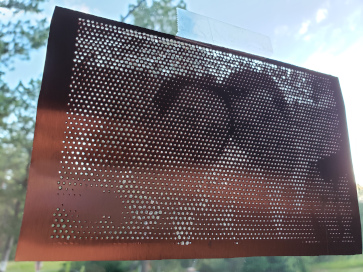
#> input picture example.jpg, 363 x 272 px
$ python stab.py example.jpg
#> lines starting #> are read from the running program, lines starting #| are printed output that depends on the picture; long printed decimals are rounded
from PIL import Image, ImageDraw, ImageColor
import sys

if len(sys.argv)<2:
  print("usage: {} <filename>".format(sys.argv[0]))
  sys.exit(1)

filename=sys.argv[1]

gcode_line_number=0

image = Image.open(filename)
#> image is the input picture: PIL image 363x272 RGB; mean R, G, B 116.1, 109.3, 112.4

print("The size of the Image is: ")
print(image.format, image.size, image.mode)
#| JPEG (363, 272) RGB

# parameters for cnc machine and bit in mm
HOLE_SIZE_MAX=1.73
HOLE_SIZE_MIN=0.5
TOOL_MAX_DEPTH=4.5
#TOOL_MAX_DEPTH=9.5
WORKSPACE_WIDTH=150
WORKSPACE_HEIGHT=100
WORKSPACE_ZRANGE=40
WORKSPACE_ZBASE=0
WORKSPACE_ZMOVE=6
WORKSPACE_ZMAX=30
WORKSPACE_XMIN=-75
WORKSPACE_YMIN=0
MATERIAL_THICKNESS=0.5

hole_offset=3.0
preview_scale=8

# resize the image to fit ... largest side should fit into workspace
resize_factor=min(WORKSPACE_WIDTH/image.size[0],WORKSPACE_HEIGHT/image.size[1])
#> resize_factor = 0.368
print("will resize by ",resize_factor)
#| will resize by  0.3676
image=image.resize((int(image.size[0]*resize_factor),int(image.size[1]*resize_factor)))
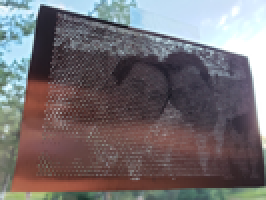
#> image: PIL image 133x100 RGB (shown 2 times larger); mean R, G, B 116, 109.3, 112.3

preview = Image.new(mode='L', size=(int(WORKSPACE_WIDTH*hole_offset*preview_scale),int(WORKSPACE_HEIGHT*hole_offset*preview_scale)))
#> preview: PIL image 3600x2400 L; every value is 0
draw = ImageDraw.Draw(preview)

draw.rectangle(xy=(0, 0, preview.width, preview.height), fill='black')
half_offset=int(hole_offset/2)

def gcode_spindle_on(speed):
  return "M3 S"+str(speed)+"\n"

def gcode_move(x=None,y=None,z=None,rapid=True):
  #elements=["G%d"%(gcode_line_number)]
  elements=["G01" if not rapid else "G0"]
  #gcode_line_number+=5
  if x is not None:
    elements.append("X%f"%(x))
  if y is not None:
    elements.append("Y%f"%(y))
  if z is not None:
    elements.append("Z%f"%(z))
  return " ".join(elements)+"\n"

with open(filename+".gcode","w") as fp:
  fp.write(gcode_move(z=WORKSPACE_ZMAX))
  fp.write(gcode_move(x=WORKSPACE_XMIN, y=WORKSPACE_YMIN))
  fp.write(gcode_spindle_on(speed=2000))
  for y in range(0,image.height):
    # skip every other row
    if y%2==1:
      continue
    for x in range(0,image.width):
      # skip every other column
      if x%2==1:
        continue
      # optimization to alternate working left to right and right to left by row
      if y%4>0:
        x=image.width-x-1
      cnc_x=WORKSPACE_XMIN+x
      cnc_y=WORKSPACE_YMIN-y
      middle=((x+half_offset)*preview_scale,(y+half_offset)*preview_scale)
      pixel=image.getpixel((x,y))[0]
      #pixel=image.getpixel((x,y))
      intensity=0.5*(pixel/255)
      hole_size=HOLE_SIZE_MAX*intensity
      half_hole_size=hole_size/2
      hole_depth=0-(intensity*TOOL_MAX_DEPTH)-MATERIAL_THICKNESS
      circle_size=int(hole_size*preview_scale)
      half_circle_size=int(circle_size/2)
      print("pixel %d,%d=%s "%(x,y,pixel))

      if hole_size>0:
        draw.ellipse((middle[0]-half_circle_size,middle[1]-half_circle_size,middle[0]+half_circle_size,middle[1]+half_circle_size), fill='white', outline='white')
        fp.write(gcode_move(x=cnc_x+half_hole_size, y=cnc_y+half_hole_size))
        fp.write(gcode_move(z=WORKSPACE_ZBASE+hole_depth))
        fp.write(gcode_move(z=WORKSPACE_ZMOVE))

#preview.show()
